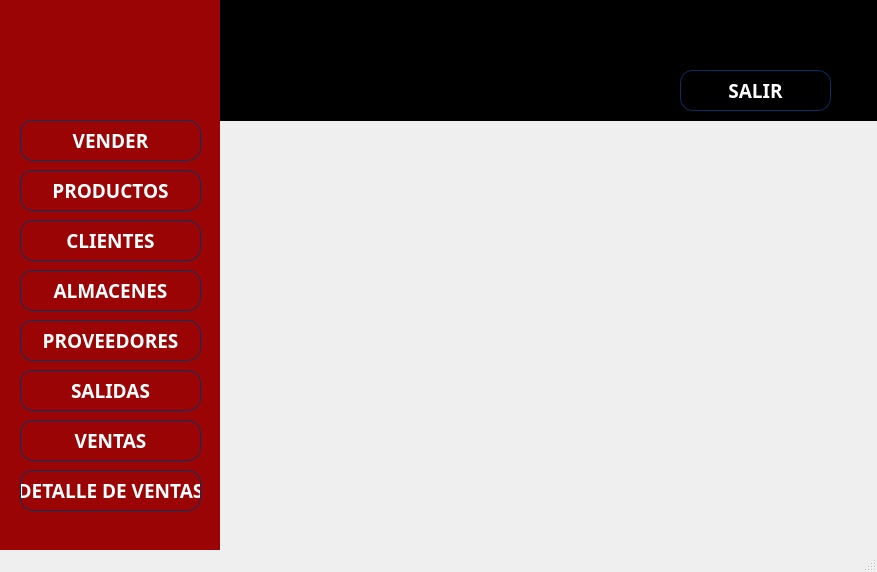
<?xml version="1.0" encoding="UTF-8"?>
<ui version="4.0">
 <class>MainWindow</class>
 <widget class="QMainWindow" name="MainWindow">
  <property name="geometry">
   <rect>
    <x>0</x>
    <y>0</y>
    <width>877</width>
    <height>572</height>
   </rect>
  </property>
  <property name="windowTitle">
   <string>MainWindow</string>
  </property>
  <widget class="QWidget" name="centralwidget">
   <widget class="QLabel" name="label">
    <property name="geometry">
     <rect>
      <x>-10</x>
      <y>-10</y>
      <width>911</width>
      <height>131</height>
     </rect>
    </property>
    <property name="styleSheet">
     <string notr="true">background-color: rgb(0, 0, 0);</string>
    </property>
    <property name="text">
     <string/>
    </property>
   </widget>
   <widget class="QPushButton" name="btnSalir">
    <property name="geometry">
     <rect>
      <x>680</x>
      <y>70</y>
      <width>151</width>
      <height>41</height>
     </rect>
    </property>
    <property name="font">
     <font>
      <family>Agency FB</family>
      <pointsize>14</pointsize>
      <weight>75</weight>
      <bold>true</bold>
     </font>
    </property>
    <property name="styleSheet">
     <string notr="true">border-style: solid;
border-width: 1px;
border-color: rgb(0, 51, 102);
background-color: rgb(0, 0, 0);
color: rgb(255, 255, 255);
border-radius: 13px;</string>
    </property>
    <property name="text">
     <string>SALIR</string>
    </property>
    <property name="icon">
     <iconset>
      <normaloff>../Img/salida.png</normaloff>../Img/salida.png</iconset>
    </property>
    <property name="iconSize">
     <size>
      <width>35</width>
      <height>35</height>
     </size>
    </property>
   </widget>
   <widget class="QLabel" name="label_2">
    <property name="geometry">
     <rect>
      <x>-20</x>
      <y>-20</y>
      <width>240</width>
      <height>591</height>
     </rect>
    </property>
    <property name="styleSheet">
     <string notr="true">background-color: rgb(154, 4, 4);</string>
    </property>
    <property name="text">
     <string/>
    </property>
   </widget>
   <widget class="QPushButton" name="btnVender">
    <property name="geometry">
     <rect>
      <x>20</x>
      <y>120</y>
      <width>181</width>
      <height>41</height>
     </rect>
    </property>
    <property name="font">
     <font>
      <family>Agency FB</family>
      <pointsize>14</pointsize>
      <weight>75</weight>
      <bold>true</bold>
     </font>
    </property>
    <property name="styleSheet">
     <string notr="true">border-style: solid;
border-width: 1px;
border-color: rgb(0, 51, 102);
background-color: rgb(154, 4, 4);
color: rgb(255, 255, 255);
border-radius: 13px;</string>
    </property>
    <property name="text">
     <string>VENDER</string>
    </property>
    <property name="icon">
     <iconset>
      <normaloff>../Img/vender.png</normaloff>../Img/vender.png</iconset>
    </property>
    <property name="iconSize">
     <size>
      <width>35</width>
      <height>35</height>
     </size>
    </property>
   </widget>
   <widget class="QPushButton" name="btnVentas">
    <property name="geometry">
     <rect>
      <x>20</x>
      <y>420</y>
      <width>181</width>
      <height>41</height>
     </rect>
    </property>
    <property name="font">
     <font>
      <family>Agency FB</family>
      <pointsize>14</pointsize>
      <weight>75</weight>
      <bold>true</bold>
     </font>
    </property>
    <property name="styleSheet">
     <string notr="true">border-style: solid;
border-width: 1px;
border-color: rgb(0, 51, 102);
background-color: rgb(154, 4, 4);
color: rgb(255, 255, 255);
border-radius: 13px;</string>
    </property>
    <property name="text">
     <string>VENTAS</string>
    </property>
    <property name="icon">
     <iconset>
      <normaloff>../Img/ventas.png</normaloff>../Img/ventas.png</iconset>
    </property>
    <property name="iconSize">
     <size>
      <width>35</width>
      <height>35</height>
     </size>
    </property>
   </widget>
   <widget class="QPushButton" name="btnClientes">
    <property name="geometry">
     <rect>
      <x>20</x>
      <y>220</y>
      <width>181</width>
      <height>41</height>
     </rect>
    </property>
    <property name="font">
     <font>
      <family>Agency FB</family>
      <pointsize>14</pointsize>
      <weight>75</weight>
      <bold>true</bold>
     </font>
    </property>
    <property name="styleSheet">
     <string notr="true">border-style: solid;
border-width: 1px;
border-color: rgb(0, 51, 102);
background-color: rgb(154, 4, 4);
color: rgb(255, 255, 255);
border-radius: 13px;</string>
    </property>
    <property name="text">
     <string>CLIENTES</string>
    </property>
    <property name="icon">
     <iconset>
      <normaloff>../Img/clientes.png</normaloff>../Img/clientes.png</iconset>
    </property>
    <property name="iconSize">
     <size>
      <width>35</width>
      <height>35</height>
     </size>
    </property>
   </widget>
   <widget class="QPushButton" name="btnProductos">
    <property name="geometry">
     <rect>
      <x>20</x>
      <y>170</y>
      <width>181</width>
      <height>41</height>
     </rect>
    </property>
    <property name="font">
     <font>
      <family>Agency FB</family>
      <pointsize>14</pointsize>
      <weight>75</weight>
      <bold>true</bold>
     </font>
    </property>
    <property name="styleSheet">
     <string notr="true">border-style: solid;
border-width: 1px;
border-color: rgb(0, 51, 102);
background-color: rgb(154, 4, 4);
color: rgb(255, 255, 255);
border-radius: 13px;</string>
    </property>
    <property name="text">
     <string>PRODUCTOS</string>
    </property>
    <property name="icon">
     <iconset>
      <normaloff>../Img/productos.png</normaloff>../Img/productos.png</iconset>
    </property>
    <property name="iconSize">
     <size>
      <width>35</width>
      <height>35</height>
     </size>
    </property>
   </widget>
   <widget class="QPushButton" name="btnSalidas">
    <property name="geometry">
     <rect>
      <x>20</x>
      <y>370</y>
      <width>181</width>
      <height>41</height>
     </rect>
    </property>
    <property name="font">
     <font>
      <family>Agency FB</family>
      <pointsize>14</pointsize>
      <weight>75</weight>
      <bold>true</bold>
     </font>
    </property>
    <property name="styleSheet">
     <string notr="true">border-style: solid;
border-width: 1px;
border-color: rgb(0, 51, 102);
background-color: rgb(154, 4, 4);
color: rgb(255, 255, 255);
border-radius: 13px;</string>
    </property>
    <property name="text">
     <string>SALIDAS</string>
    </property>
    <property name="icon">
     <iconset>
      <normaloff>../Img/salidas.png</normaloff>../Img/salidas.png</iconset>
    </property>
    <property name="iconSize">
     <size>
      <width>32</width>
      <height>32</height>
     </size>
    </property>
   </widget>
   <widget class="QPushButton" name="btnProveedores">
    <property name="geometry">
     <rect>
      <x>20</x>
      <y>320</y>
      <width>181</width>
      <height>41</height>
     </rect>
    </property>
    <property name="font">
     <font>
      <family>Agency FB</family>
      <pointsize>14</pointsize>
      <weight>75</weight>
      <bold>true</bold>
     </font>
    </property>
    <property name="styleSheet">
     <string notr="true">border-style: solid;
border-width: 1px;
border-color: rgb(0, 51, 102);
background-color: rgb(154, 4, 4);
color: rgb(255, 255, 255);
border-radius: 13px;</string>
    </property>
    <property name="text">
     <string>PROVEEDORES</string>
    </property>
    <property name="icon">
     <iconset>
      <normaloff>../Img/proveedor.png</normaloff>../Img/proveedor.png</iconset>
    </property>
    <property name="iconSize">
     <size>
      <width>35</width>
      <height>35</height>
     </size>
    </property>
   </widget>
   <widget class="QPushButton" name="btnAlmacenes">
    <property name="geometry">
     <rect>
      <x>20</x>
      <y>270</y>
      <width>181</width>
      <height>41</height>
     </rect>
    </property>
    <property name="font">
     <font>
      <family>Agency FB</family>
      <pointsize>14</pointsize>
      <weight>75</weight>
      <bold>true</bold>
     </font>
    </property>
    <property name="styleSheet">
     <string notr="true">border-style: solid;
border-width: 1px;
border-color: rgb(0, 51, 102);
background-color: rgb(154, 4, 4);
color: rgb(255, 255, 255);
border-radius: 13px;</string>
    </property>
    <property name="text">
     <string>ALMACENES</string>
    </property>
    <property name="icon">
     <iconset>
      <normaloff>../Img/almacen.png</normaloff>../Img/almacen.png</iconset>
    </property>
    <property name="iconSize">
     <size>
      <width>35</width>
      <height>35</height>
     </size>
    </property>
   </widget>
   <widget class="QPushButton" name="btnDetalleVentas">
    <property name="geometry">
     <rect>
      <x>20</x>
      <y>470</y>
      <width>181</width>
      <height>41</height>
     </rect>
    </property>
    <property name="font">
     <font>
      <family>Agency FB</family>
      <pointsize>14</pointsize>
      <weight>75</weight>
      <bold>true</bold>
     </font>
    </property>
    <property name="styleSheet">
     <string notr="true">border-style: solid;
border-width: 1px;
border-color: rgb(0, 51, 102);
background-color: rgb(154, 4, 4);
color: rgb(255, 255, 255);
border-radius: 13px;</string>
    </property>
    <property name="text">
     <string>DETALLE DE VENTAS</string>
    </property>
    <property name="icon">
     <iconset>
      <normaloff>../Img/detalle-ventas.png</normaloff>../Img/detalle-ventas.png</iconset>
    </property>
    <property name="iconSize">
     <size>
      <width>35</width>
      <height>35</height>
     </size>
    </property>
   </widget>
  </widget>
  <widget class="QMenuBar" name="menubar">
   <property name="geometry">
    <rect>
     <x>0</x>
     <y>0</y>
     <width>877</width>
     <height>21</height>
    </rect>
   </property>
  </widget>
  <widget class="QStatusBar" name="statusbar"/>
 </widget>
 <resources/>
 <connections/>
</ui>
